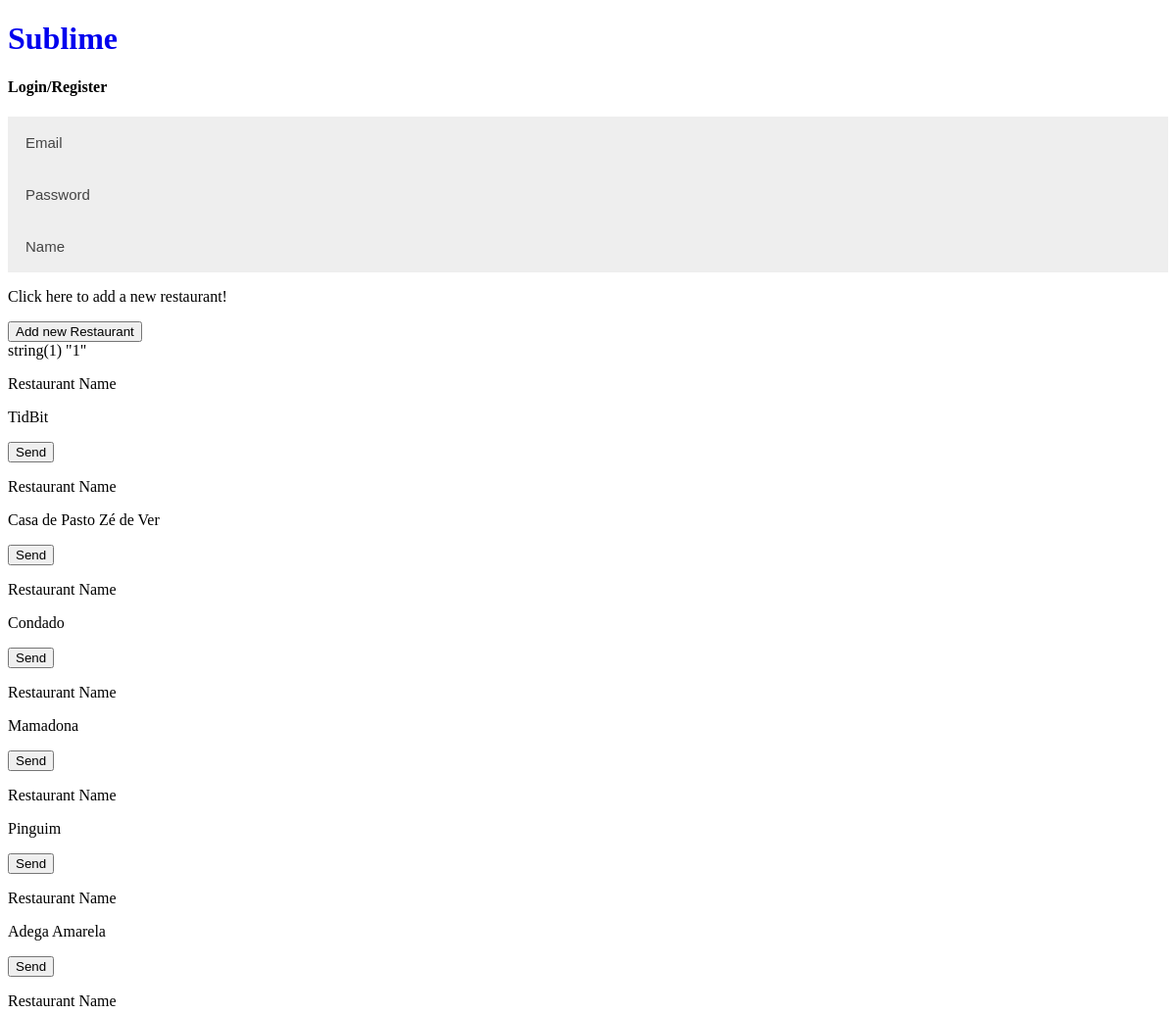
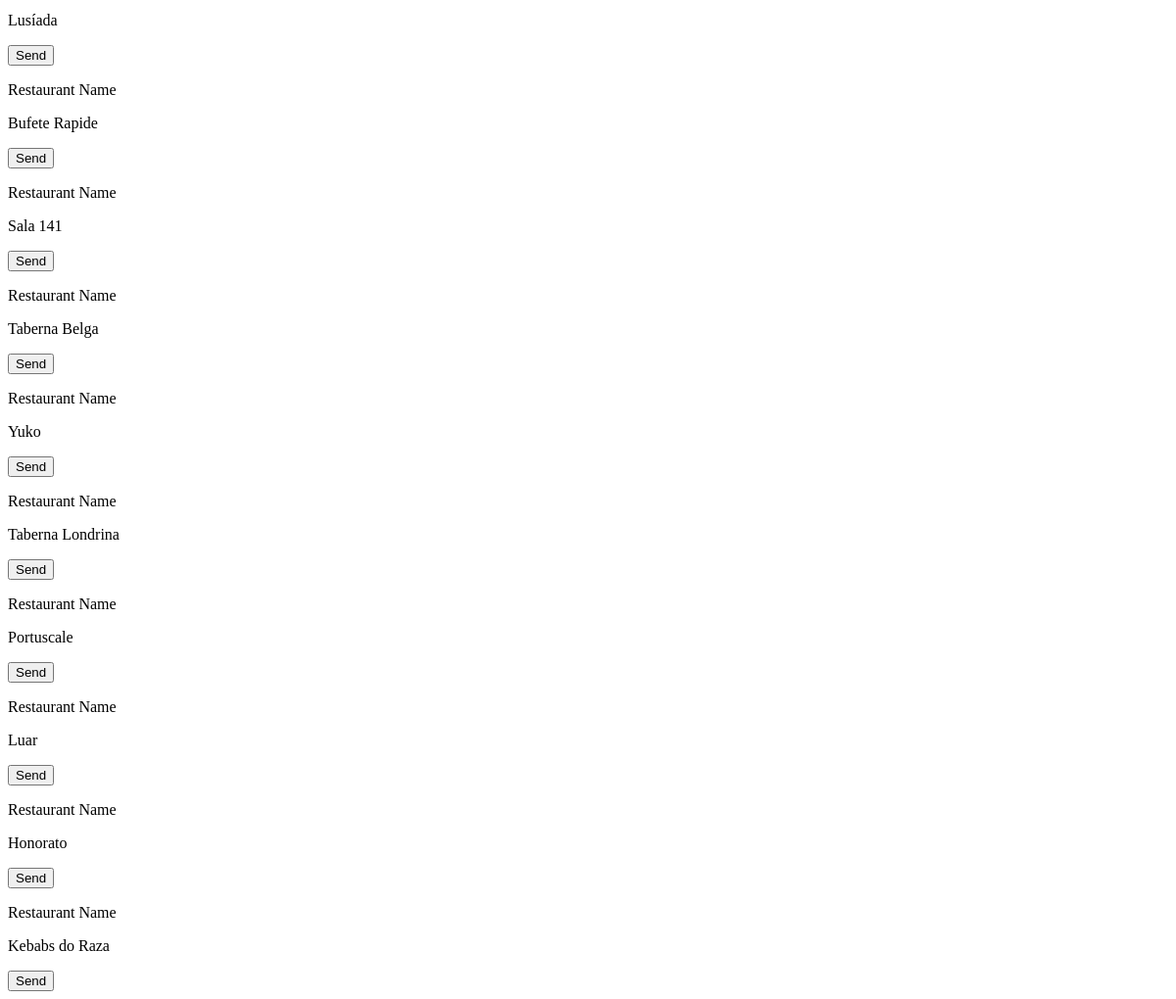
The page /userProfile.php (signed in) on the database its author committed (2 pictures, top to bottom).
### tables this page shows
CREATE TABLE restaurant(id_restaurant int primary key,
						id_user int REFERENCES user(id_user), 
						name char(50), 
						description char(50), 
						rate int,
						contact char(9),
						photo char(50),
						address char(50));

### allMyRestaurants.php (the view, shortened to what this page needs)
<?php
	$db = new PDO('sqlite:Tables.db');
	$username = $_SESSION['username'];
	$stmtuser = $db->prepare('SELECT * FROM user WHERE email = ?');
	$stmtuser->execute(array($username));
	$result= $stmtuser->fetchAll();
	$user_id = $result[0]['id_user'];
	var_dump($user_id);
	$stmt = $db->prepare('SELECT * FROM restaurant WHERE id_user = ?');
	$stmt->execute(array($user_id));
	$result= $stmt->fetchAll();
?>
<html>
 <head>
 </head>
 <body>
	<form action="restaurantPage.php" method="post">
	<?php if(!isset($_SESSION['nousername'])){ foreach( $result as $row) { ?>
		<p class="RestaurantName">Restaurant Name</p>
		<p><?= $row['name'] ?> </p>
		<button  type="submit" name= "restId" value= "<?= $row['id_restaurant'] ?>">Send</button>
		<?php } }?>
	</form>
 </body>
</html>

### rows shown on the page
restaurant: name "TidBit", $row['id_restaurant'] 1 (drawn)
restaurant: name "Casa de Pasto Zé de Ver", $row['id_restaurant'] 2 (drawn)
restaurant: name "Condado", $row['id_restaurant'] 3 (drawn)
restaurant: name "Mamadona", $row['id_restaurant'] 4 (drawn)
restaurant: name "Pinguim", $row['id_restaurant'] 5 (drawn)
restaurant: name "Adega Amarela", $row['id_restaurant'] 6 (drawn)
restaurant: name "Lusíada", $row['id_restaurant'] 7 (drawn)
restaurant: name "Bufete Rapide", $row['id_restaurant'] 8 (drawn)
restaurant: name "Sala 141", $row['id_restaurant'] 9 (drawn)
restaurant: name "Taberna Belga", $row['id_restaurant'] 10 (drawn)
restaurant: name "Yuko", $row['id_restaurant'] 11 (drawn)
restaurant: name "Taberna Londrina", $row['id_restaurant'] 12 (drawn)
restaurant: name "Portuscale", $row['id_restaurant'] 13 (drawn)
restaurant: name "Luar", $row['id_restaurant'] 14 (drawn)
restaurant: name "Honorato", $row['id_restaurant'] 15 (drawn)
restaurant: name "Kebabs do Raza", $row['id_restaurant'] 16 (drawn)
